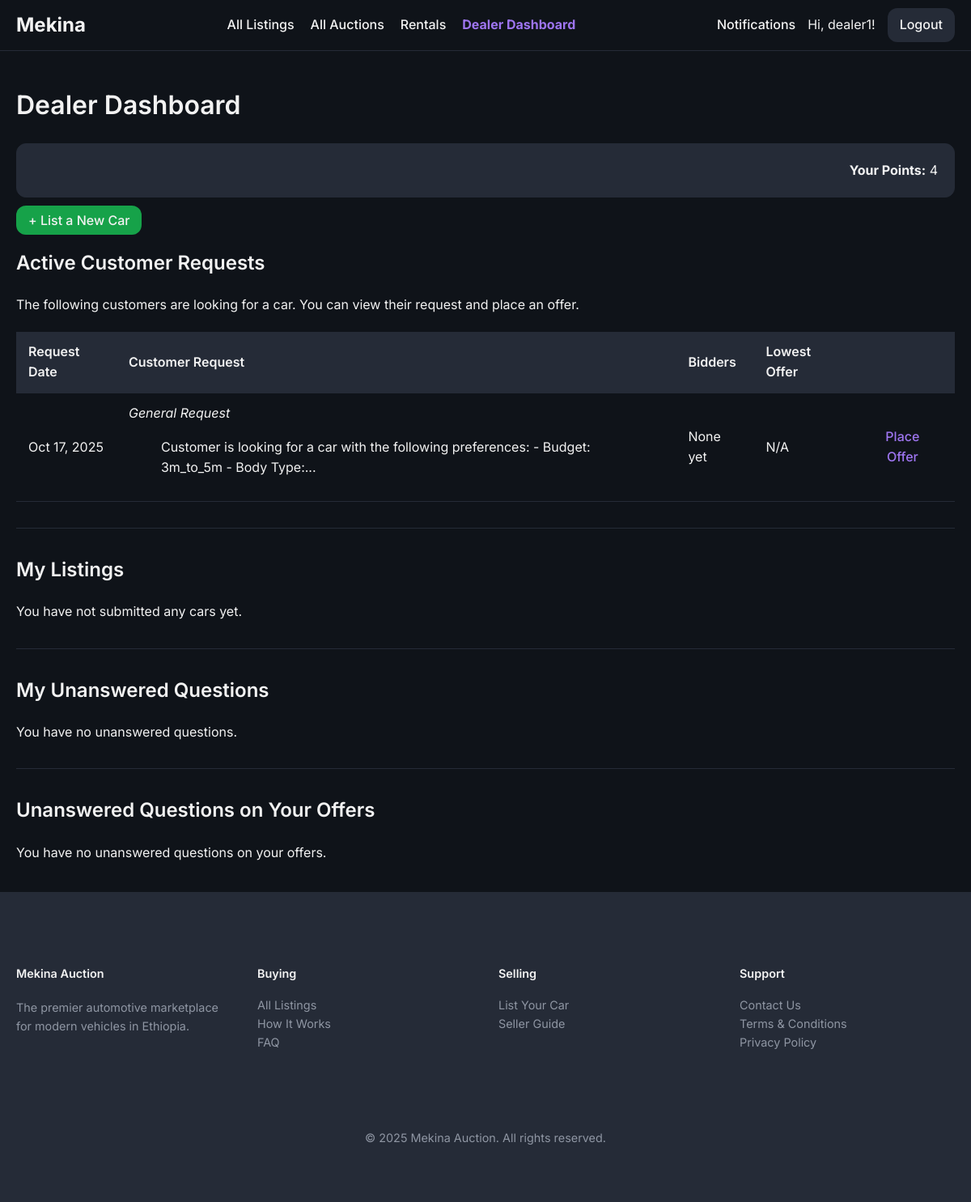
/dealer/dashboard (signed in), run on an earlier commit of the app's database.
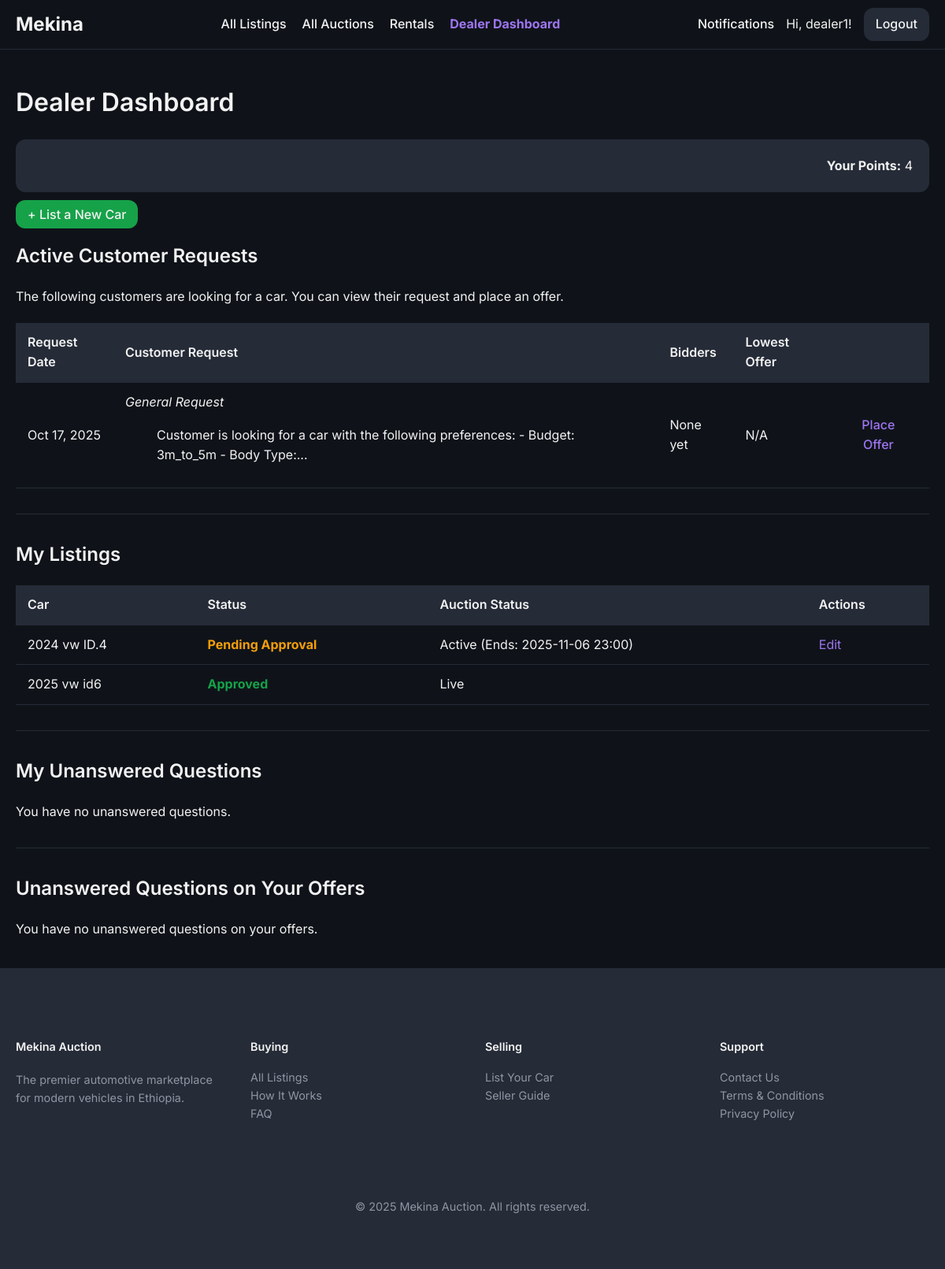
And on a later commit of the database.
### models/car_request.py (models this page shows)
class CarRequest(db.Model):
    __tablename__ = 'car_requests'
    id = db.Column(db.Integer, primary_key=True)
    make = db.Column(db.String(64), nullable=True)
    model = db.Column(db.String(64), nullable=True)
    min_year = db.Column(db.Integer, nullable=True)
    max_mileage = db.Column(db.Integer, nullable=True)
    notes = db.Column(db.Text, nullable=True)
    status = db.Column(db.String(20), default='active', nullable=False) # e.g., active, completed, expired
    created_at = db.Column(db.DateTime, default=datetime.utcnow)
    user_id = db.Column(db.Integer, db.ForeignKey('user.id'), nullable=False)
    dealer_bids = db.relationship('DealerBid', foreign_keys='DealerBid.request_id', backref='car_request', lazy='dynamic', cascade="all, delete-orphan")
    accepted_bid_id = db.Column(db.Integer, db.ForeignKey('dealer_bid.id', use_alter=True, name='fk_car_requests_accepted_bid_id'), nullable=True)
    accepted_bid = db.relationship('DealerBid', foreign_keys=[accepted_bid_id])

### models/car.py (models this page shows, shortened)
class Car(db.Model):
    id = db.Column(db.Integer, primary_key=True)
    make = db.Column(db.String(64), nullable=False)
    model = db.Column(db.String(64), nullable=False)
    year = db.Column(db.Integer, nullable=False)
    description = db.Column(db.Text, nullable=True)
    owner_id = db.Column(db.Integer, db.ForeignKey('user.id'), nullable=False)
    service_history_url = db.Column(db.String(200), nullable=True)
    inspection_report_url = db.Column(db.String(200), nullable=True)
    is_approved = db.Column(db.Boolean, default=False, nullable=False)
    transmission = db.Column(db.String(50))
    drivetrain = db.Column(db.String(50))
    mileage = db.Column(db.Integer)
    fuel_type = db.Column(db.String(50))
    condition = db.Column(db.String(50)) # e.g., New, Used
    body_type = db.Column(db.String(50), nullable=True) # e.g., SUV, Sedan
    listing_type = db.Column(db.String(50), default='auction', nullable=False) # 'auction', 'sale', 'rental'
    fixed_price = db.Column(db.Float, nullable=True) # For 'sale' listing_type
    auction = db.relationship('Auction', backref='car', uselist=False) # One-to-one relationship with Auction
    rental_listing = db.relationship('RentalListing', backref='car', uselist=False)
    images = db.relationship('CarImage', backref='car', lazy=True, cascade="all, delete-orphan") # One-to-many relationship with CarImage
    equipment = db.relationship('Equipment', secondary=car_equipment_association, lazy='subquery', backref=db.backref('cars', lazy=True))

### models/auction.py (models this page shows, shortened)
class Auction(db.Model):
    id = db.Column(db.Integer, primary_key=True)
    start_time = db.Column(db.DateTime, nullable=False, default=datetime.utcnow)
    end_time = db.Column(db.DateTime, nullable=False)
    start_price = db.Column(db.Float, nullable=False)
    current_price = db.Column(db.Float, nullable=False)
    car_id = db.Column(db.Integer, db.ForeignKey('car.id'), nullable=False, unique=True)
    winner_id = db.Column(db.Integer, db.ForeignKey('user.id'), nullable=True)
    bids = db.relationship('Bid', backref='auction', lazy='dynamic', cascade="all, delete-orphan")
    questions = db.relationship('Question', back_populates='auction', lazy='dynamic', cascade="all, delete-orphan")

### routes/dealer.py (the view)
@dealer_bp.route('/dashboard')
@login_required
@dealer_required
def dashboard():
    bid_count_subquery = db.session.query(
        DealerBid.request_id,
        func.count(DealerBid.id).label('bid_count')
    ).group_by(DealerBid.request_id).subquery()
    lowest_offer_subquery = db.session.query(
        DealerBid.request_id,
        func.min(DealerBid.price).label('lowest_offer')
    ).group_by(DealerBid.request_id).subquery()
    active_requests = db.session.query(CarRequest, bid_count_subquery.c.bid_count, lowest_offer_subquery.c.lowest_offer).\
        outerjoin(bid_count_subquery, CarRequest.id == bid_count_subquery.c.request_id).\
        outerjoin(lowest_offer_subquery, CarRequest.id == lowest_offer_subquery.c.request_id).\
        filter(CarRequest.status == 'active').order_by(CarRequest.created_at.desc()).all()
    my_cars = Car.query.filter_by(owner_id=current_user.id).order_by(Car.id.desc()).all()
    my_car_ids = [car.id for car in my_cars]
    my_auctions = Auction.query.filter(Auction.car_id.in_(my_car_ids)).all()
    my_auction_ids = [auction.id for auction in my_auctions]
    unanswered_questions = Question.query.filter(
        Question.auction_id.in_(my_auction_ids),
        Question.answer_text == None
    ).order_by(Question.timestamp.desc()).all()
    unanswered_request_questions = RequestQuestion.query.join(DealerBid).filter(
        DealerBid.dealer_id == current_user.id,
        RequestQuestion.answer_text == None
    ).order_by(RequestQuestion.timestamp.desc()).all()
    return render_template(
        'dealer_dashboard.html',
        requests=active_requests,
        my_cars=my_cars,
        unanswered_questions=unanswered_questions,
        unanswered_request_questions=unanswered_request_questions,
        now=datetime.utcnow()
    )

### routes/dealer.py (called while the page is built)
def dealer_required(f):
    @wraps(f)
    def decorated_function(*args, **kwargs):
        if not current_user.is_authenticated or not (current_user.is_dealer or current_user.is_admin):
            from flask import abort
            abort(403) # Forbidden
        return f(*args, **kwargs)
    return decorated_function

### templates/dealer_dashboard.html (shortened to what the changed rows need)
{% extends "base.html" %}
{% block content %}
    <h1>Dealer Dashboard</h1>
    <div style="margin-bottom: 20px;">
        <div class="stat-card" style="margin-bottom: 1rem; text-align: right;">
        </div>
        <a href="{{ url_for('seller.submit_car') }}" class="nav-button" style="background-color: hsl(var(--success)); text-decoration: none;">+ List a New Car</a>
    </div>
    <div class="dashboard-section">
        <h2>Active Customer Requests</h2>
        {% if requests %}
            <p>The following customers are looking for a car. You can view their request and place an offer.</p>
            <table>
                <thead>
                    <tr>
                        <th>Request Date</th>
                        <th>Customer Request</th>
                        <th>Bidders</th>
                        <th>Lowest Offer</th>
                        <th></th>
                    </tr>
                </thead>
                <tbody>
                    {% for car_request, bid_count, lowest_offer in requests %}
                    <tr>
                        <td>{{ car_request.created_at.strftime('%b %d, %Y') }}</td>
                        <td>
                            {% if car_request.make and car_request.model %}
                                <strong>{{ car_request.make }} {{ car_request.model }}</strong> ({{ car_request.min_year or 'Any' }}+)
                            {% else %}
                                <em>General Request</em>
                            {% endif %}
                            <blockquote class="compact">{{ car_request.notes|truncate(100) }}</blockquote>
                        </td>
                        <td>
                            {% if bid_count and bid_count > 0 %}
                                {{ bid_count }} dealer(s)
                            {% else %}
                                <span class="text-muted">None yet</span>
                            {% endif %}
                        </td>
                        <td>
                            {% if lowest_offer %}
                                {{ '{:,.2f}'.format(lowest_offer) }} ETB
                            {% else %}
                                <span class="text-muted">N/A</span>
                            {% endif %}
                        </td>
                        <td>
                            <a href="{{ url_for('dealer.place_bid', request_id=car_request.id) }}" class="btn">Place Offer</a>
                        </td>
                    {% endfor %}
                </tbody>
            </table>
        {% else %}
            <p>There are no active customer requests at the moment.</p>
        {% endif %}
    </div>
    <hr>
    <h2>My Listings</h2>
    {% if my_cars %}
        <table>
            <thead>
                <tr>
                    <th>Car</th>
                    <th>Status</th>
                    <th>Auction Status</th>
                    <th>Actions</th>
                </tr>
            </thead>
            <tbody>
                {% for car in my_cars %}
                <tr>
                    <td>{{ car.year }} {{ car.make }} {{ car.model }}</td>
                    <td>
                        {% if car.is_approved %}
                            <span style="color: hsl(var(--success)); font-weight: bold;">Approved</span>
                        {% else %}
                            <span style="color: hsl(var(--warning)); font-weight: bold;">Pending Approval</span>
                        {% endif %}
                    </td>
                    <td>
                        {% if car.auction and car.auction.end_time > now %}
                            Active (Ends: {{ car.auction.end_time.strftime('%Y-%m-%d %H:%M') }})
                        {% elif car.listing_type == 'auction' and car.auction and car.auction.end_time <= now %}
                            Expired
                        {% elif car.listing_type == 'sale' or car.listing_type == 'rental' %}
                            Live
                        {% else %}
                            No Auction Yet
                        {% endif %}
                    </td>
                    <td>
                        {% if not car.is_approved %}<a href="{{ url_for('seller.edit_car', car_id=car.id) }}">Edit</a>{% endif %}
                    </td>
                </tr>
                {% endfor %}
            </tbody>
        </table>
    {% else %}
        <p>You have not submitted any cars yet.</p>
    {% endif %}
    <hr>
    <h2>My Unanswered Questions</h2>
    {% if unanswered_questions %}
        <table>
             <thead>
                <tr>
                    <th>Car</th>
                    <th>Question</th>
                    <th>Action</th>
                </tr>
            </thead>
            <tbody>
                {% for q in unanswered_questions %}
                <tr>
                    <td>{{ q.auction.car.year }} {{ q.auction.car.make }} {{ q.auction.car.model }}</td>
                    <td>{{ q.question_text }}</td>
                    <td><a href="{{ url_for('seller.answer_question', question_id=q.id) }}">Answer</a></td>
                </tr>
                {% endfor %}
            </tbody>
        </table>
    {% else %}
        <p>You have no unanswered questions.</p>
    {% endif %}
    <hr>
    <h2>Unanswered Questions on Your Offers</h2>
    {% if unanswered_request_questions %}
        <table>
             <thead>
                <tr>
                    <th>Customer Request</th>
                    <th>Question</th>
                    <th>Your Offer</th>
                    <th>Action</th>
                </tr>
            </thead>
            <tbody>
                {% for q in unanswered_request_questions %}
                <tr>
                    <td>
                        <a href="{{ url_for('dealer.place_bid', request_id=q.dealer_bid.request_id) }}"><strong>Request #{{ q.dealer_bid.request_id }}</strong></a>
                        {% if q.dealer_bid.car_request.make and q.dealer_bid.car_request.model %}
                            <p>{{ q.dealer_bid.car_request.make }} {{ q.dealer_bid.car_request.model }}</p>
                        {% else %}
                            <p class="text-muted">{{ q.dealer_bid.car_request.notes|truncate(50) }}</p>
                        {% endif %}
                    </td>
                    <td>{{ q.question_text }}</td>
                    <td><strong>{{ '{:,.2f}'.format(q.dealer_bid.price) }} ETB</strong></td>
                    <td><a href="{{ url_for('dealer.answer_request_question', question_id=q.id) }}">Answer</a></td>
                </tr>
                {% endfor %}
            </tbody>
        </table>
    {% else %}
        <p>You have no unanswered questions on your offers.</p>
    {% endif %}
{% endblock %}

What changed in the data, as far as the page shows it:
added Car: year "2024", make "vw", model "ID.4", is_approved "Pending Approval", auction.end_time "2025-11-06 23:00"
added Car: year "2025", make "vw", model "id6", is_approved "Approved", listing_type "Live"
Also different on the page:
text no longer shown: "You have not submitted any cars yet."
text now shown: "Car Status Auction Status Actions"
